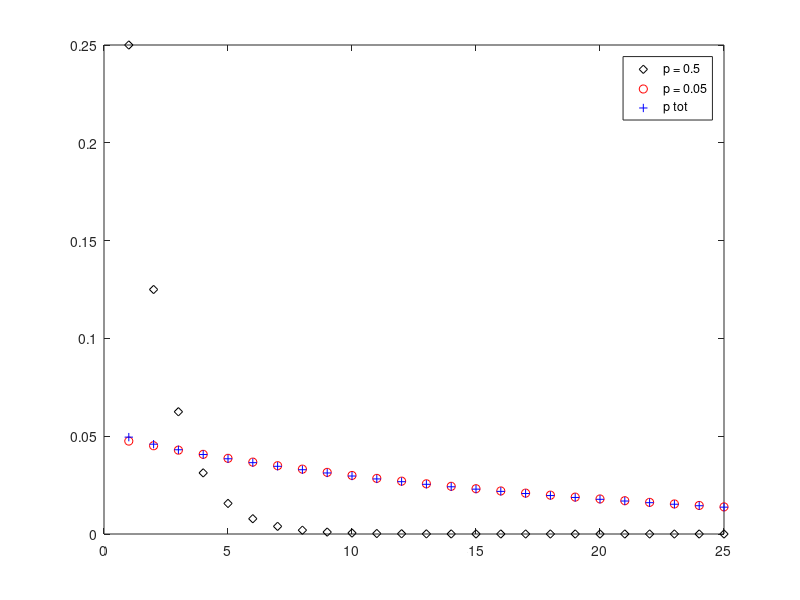

The MATLAB script that drew this image:
x = [1:25];
y1 = geopdf(x,0.5);   % For p = 0.5
y2 = geopdf(x,0.05);  % For p = 0.05
y3 = 0.01*geopdf(x,0.5)+ 0.99*geopdf(x,0.05);  % For p = 0.05

figure;
plot(x,y1,'kd')
hold on
plot(x,y2,'ro')
plot(x,y3,'b+')
legend({'p = 0.5','p = 0.05', 'p tot'})
hold off